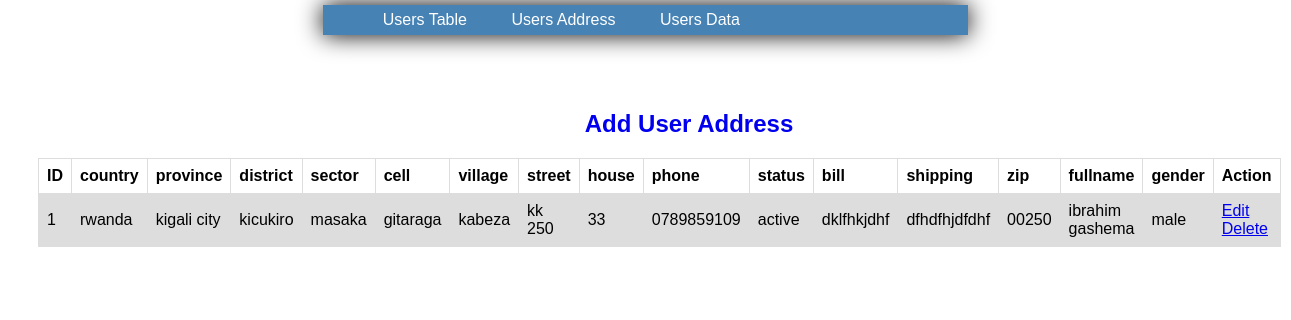
/usersaddress.php, run on the app's committed database.
### tables this page shows
CREATE TABLE `users_address` (
  `ida` int(10) NOT NULL,
  `users_id` int(10) NOT NULL,
  `country` varchar(100) NOT NULL,
  `province` varchar(100) NOT NULL,
  `district` varchar(100) NOT NULL,
  `sector` varchar(100) NOT NULL,
  `cell` varchar(100) NOT NULL,
  `village` varchar(100) NOT NULL,
  `street` varchar(100) NOT NULL,
  `house` varchar(100) NOT NULL,
  `phone` varchar(100) NOT NULL,
  `status` varchar(100) NOT NULL,
  `bill` varchar(100) NOT NULL,
  `shipping` varchar(100) NOT NULL,
  `zip` varchar(100) NOT NULL,
  `fullname` varchar(100) NOT NULL,
  `gender` varchar(100) NOT NULL
);

### usersaddress.php (the view, shortened to what this page needs)
<?php
    include('config.php');
?>
<html lang="en">
<head>
    <link rel="stylesheet" href="css/style.css">
</head>
<header>
<nav>
<ul>
<li>
<a href="index.php"> Users Table </a>
</li>
<li>
<a href="usersaddress.php"> Users Address </a>
</li>
<li>
<a href="userdata.php"> Users Data </a>
</li>
</ul>
</nav>
</header>
<body>
<h2 style="margin-left: 45%;"><a href="createuseraddress.php" style="text-decoration:none;">Add User Address</a></h2>
<table>
  <tr>
    <th>ID</th>
    <th>country</th>
    <th>province</th>
    <th>district</th>
    <th>sector</th>
    <th>cell</th>
    <th>village</th>
    <th>street</th>
    <th>house</th>
    <th>phone</th>
    <th>status</th>
    <th>bill</th>
    <th>shipping</th>
    <th>zip</th>
    <th>fullname</th>
    <th>gender</th>
    <th>Action</th>
  </tr>
  <?php $query=mysqli_query($con, "select * from users_address");
    $id=1;
    while($row=mysqli_fetch_array($query))
    {
    ?>
  <tr>
    <td><?php echo htmlentities($id);?></td>
    <td><?php echo htmlentities($row['country']);?></td>
    <td><?php echo htmlentities($row['province']);?></td>
    <td><?php echo htmlentities($row['district']);?></td>
    <td><?php echo htmlentities($row['sector']);?></td>
    <td><?php echo htmlentities($row['cell']);?></td>
    <td><?php echo htmlentities($row['village']);?></td>
    <td><?php echo htmlentities($row['street']);?></td>
    <td><?php echo htmlentities($row['house']);?></td>
    <td><?php echo htmlentities($row['phone']);?></td>
    <td><?php echo htmlentities($row['status']);?></td>
    <td><?php echo htmlentities($row['bill']);?></td>
    <td><?php echo htmlentities($row['shipping']);?></td>
    <td><?php echo htmlentities($row['zip']);?></td>
    <td><?php echo htmlentities($row['fullname']);?></td>
    <td><?php echo htmlentities($row['gender']);?></td>
    <td>
        <a href="edit-usersaddress.php?id=<?php echo $row['ida']?>">Edit</a>
        <a href="usersaddress.php?id=<?php echo $row['ida']?>&del=delete" onClick="return confirm('Are you sure you want to delete?')">Delete</a>
    </td>
  </tr>
  <?php $id=$id+1; } ?>
</table>
</body>
</html>

### css/style.css (style rules this page uses)
body { height: 125vh; margin-top: 80px; padding: 30px; background-size: cover; font-family: sans-serif; }
header { background-color: steelblue; position: fixed; left: 0; right: 0; margin-left: 25%; top: 5px; width: 50%; height: 30px; display: flex; align-items: center; box-shadow: 0 0 25px 0 black; }
header * { display: inline; }
header li { margin: 20px; }
header li a { color: white; text-decoration: none; }
table { font-family: arial, sans-serif; border-collapse: collapse; width: 50%; }
td, th { border: 1px solid #dddddd; text-align: left; padding: 8px; }
tr:nth-child(even) { background-color: #dddddd; }

### data on the page
users_address: country "rwanda", province "kigali city", district "kicukiro", sector "masaka", cell "gitaraga", village "kabeza", street "kk 250", house "33", phone "0789859109", status "active", bill "dklfhkjdhf", shipping "dfhdfhjdfdhf", zip "00250", fullname "ibrahim gashema", gender "male"
